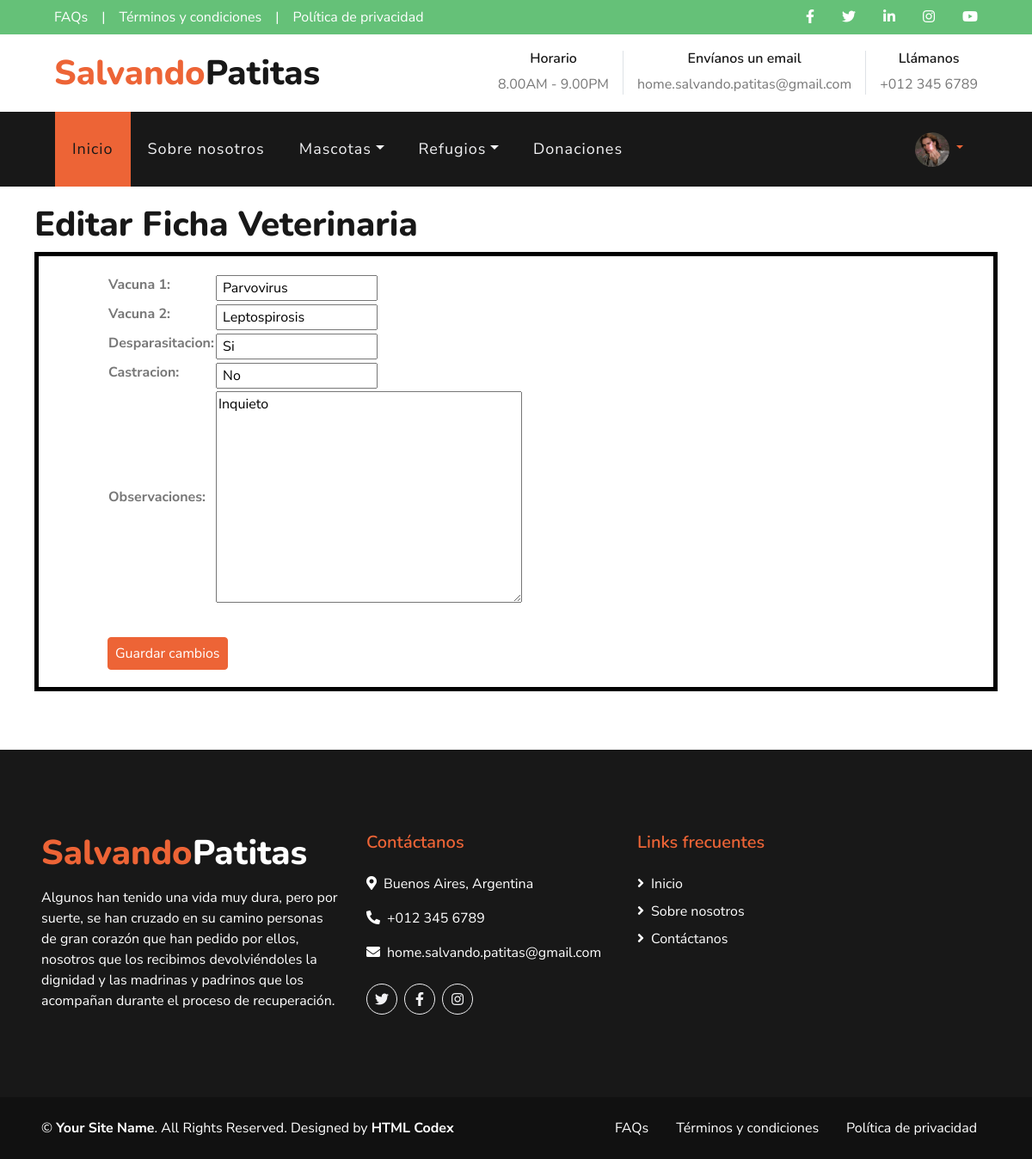
Screenshot of /Veterinaria/editar-vacuna/11/ (signed in) with the database file from the repository.
### Apps/User/models.py (models this page shows, shortened)
class User_profile(models.Model):
    user = models.OneToOneField('auth.User', on_delete=models.CASCADE, related_name='profile')
    first_name= models.CharField(max_length = 50, null=True, blank=True)
    last_name= models.CharField(max_length = 50, null=True, blank=True)
    phone = models.CharField(max_length=30, null=True, blank=True)
    direccion= models.CharField(max_length=100, null=True, blank=True)
    description= models.TextField(max_length = 200, null=True, blank=True)
    image = models.ImageField(upload_to='profile_image/', null=True, blank=True)

### Apps/Veterinaria/models.py (models this page shows, shortened)
class Ficha_medica (models.Model):
    mascota = models.OneToOneField(Mascota, on_delete=models.CASCADE, related_name='veterinaria', null=True)
    registro = models.IntegerField(unique=True)
    vacuna_1 = models.CharField(max_length= 100, null=True, blank=True,)
    vacuna_2 = models.CharField(max_length= 100, null=True, blank=True,)
    desparasitacion = models.CharField(max_length=50, null=True, blank=True,)
    castracion = models.CharField(max_length=50, null=True, blank=True,)
    observaciones = models.TextField(max_length=150,null=True, blank=True,)

### Apps/Veterinaria/views.py (the view)
# urls.py: path("editar-vacuna/<int:pk>/", Editar_Vacuna.as_view() , name="editar-vacuna"),
class Editar_Vacuna(UpdateView):
    model = Ficha_medica
    template_name = 'Veterinaria/editar_vacuna.html'
    fields = ["vacuna_1","vacuna_2","desparasitacion","castracion","observaciones"]
    success_url = '/Mascota/lista-mascota/'

### Templates/Veterinaria/editar_vacuna.html (shortened to what this page needs)
{% extends "padre.html" %}
{% load static %}
{% block contenidoQueCambia%}
<div style="padding: 20px 40px;">
    <h1>Editar Ficha Veterinaria</h1>
    <form  method="POST" enctype="multipart/form-data" style="padding: 20px 80px;border-color: BLACK;border-width: 5px;border-style: solid;">
       <table>
         {{form.as_table}}
        </table> <br>
        <input type="submit" value="Guardar cambios" class="btn  btn-primary mt-3 mt-md-2 px-2">
    </form>
</div>
{% endblock %}

### Templates/padre.html (shortened to what this page needs)
<!DOCTYPE html>
<html lang="en">
<head>
    {% load static %}
    <link href="https://cdnjs.cloudflare.com/ajax/libs/font-awesome/5.10.0/css/all.min.css" rel="stylesheet">
    <link href="lib/flaticon/font/flaticon.css" rel="stylesheet">
    <link href="lib/owlcarousel/assets/owl.carousel.min.css" rel="stylesheet">
    <link href="lib/tempusdominus/css/tempusdominus-bootstrap-4.min.css" rel="stylesheet" />
    <link href="{% static "css/style.css" %}"  rel="stylesheet">
</head>
<body>
    <div class="container-fluid">
        <div class="row bg-secondary py-2 px-lg-5">
            <div class="col-lg-6 text-center text-lg-left mb-2 mb-lg-0">
                <div class="d-inline-flex align-items-center">
                    <a class="text-white pr-3" href="{% url "preguntas-frecuentes" %}">FAQs</a>
                    <span class="text-white">|</span>
                    <a class="text-white px-3" href="{% url "terminos-condiciones" %}">Términos y condiciones</a>
                    <span class="text-white">|</span>
                    <a class="text-white pl-3" href="{% url "politica-privacidad" %}">Política de privacidad</a>
                </div>
            </div>
            <div class="col-lg-6 text-center text-lg-right">
                <div class="d-inline-flex align-items-center">
                    <a class="text-white px-3" href="https://www.facebook.com/" target="_blank">
                        <i class="fab fa-facebook-f"></i>
                    </a>
                    <a class="text-white px-3" href="https://twitter.com/" target="_blank">
                        <i class="fab fa-twitter"></i>
                    </a>
                    <a class="text-white px-3" href="https://www.linkedin.com/" target="_blank">
                        <i class="fab fa-linkedin-in"></i>
                    </a>
                    <a class="text-white px-3" href="https://www.instagram.com/" target="_blank">
                        <i class="fab fa-instagram"></i>
                    </a>
                    <a class="text-white pl-3" href="https://www.youtube.com/" target="_blank">
                        <i class="fab fa-youtube"></i>
                    </a>
                </div>
            </div>
        </div>
        <div class="row py-3 px-lg-5">
            <div class="col-lg-4">
                <a href="{% url "index" %}" class="navbar-brand d-none d-lg-block">
                    <h1 class="m-0 display-5 text-capitalize"><span class="text-primary">Salvando</span>Patitas</h1>
                </a>
            </div>
            <div class="col-lg-8 text-center text-lg-right">
                <div class="d-inline-flex align-items-center">
                    <div class="d-inline-flex flex-column text-center pr-3 border-right">
                        <h6>Horario</h6>
                        <p class="m-0">8.00AM - 9.00PM</p>
                    </div>
                    <div class="d-inline-flex flex-column text-center px-3 border-right">
                        <h6>Envíanos un email</h6>
                        <p class="m-0">home.salvando.patitas@gmail.com</p>
                    </div>
                    <div class="d-inline-flex flex-column text-center pl-3">
                        <h6>Llámanos</h6>
                        <p class="m-0">+012 345 6789</p>
                    </div>
                </div>
            </div>
        </div>
    </div>
    <div class="container-fluid p-0">
        <nav class="navbar navbar-expand-lg bg-dark navbar-dark py-3 py-lg-0 px-lg-5">
            <div class="collapse navbar-collapse justify-content-between px-3" id="navbarCollapse">
                <div class="navbar-nav mr-auto py-0">
                    {% if request.user.is_staff %}
                    <a href="{% url "index" %}" class="nav-item nav-link active">Inicio</a>
                    <a href="{% url "sobre-nosotros" %}" class="nav-item nav-link">Sobre nosotros</a>
                    <div class="nav-item dropdown">
                        <a href="#" class="nav-link dropdown-toggle" data-toggle="dropdown">Mascotas</a>
                    </div>
                    <div class="nav-item dropdown">
                        <a href="#" class="nav-link dropdown-toggle" data-toggle="dropdown">Refugios</a>
                    </div>
                    <a href="{% url "donaciones" %}" class="nav-item nav-link">Donaciones</a>
                    {% endif %}
                </div>
                {% if request.user.is_authenticated %}
                <div class="nav-item dropdown">
                    <a href="#" class="nav-link dropdown-toggle" data-toggle="dropdown">
                        {% if user.profile.image %}
                        <img src="{{user.profile.image.url}}" , style="border-radius: 50% ;" width="40px", height="40px">
                        {% endif%}
                </div>
                {%endif%}
        </nav>
    </div>
{% block contenidoQueCambia %}
        {% endblock%}
    <div class="container-fluid bg-dark text-white mt-5 py-5 px-sm-3 px-md-5">
        <div class="row pt-5">
            <div class="col-lg-4 col-md-12 mb-5">
                <h1 class="mb-3 display-5 text-capitalize text-white"><span class="text-primary">Salvando</span>Patitas</h1>
                <p class="m-0">Algunos han tenido una vida muy dura, pero por suerte, se han cruzado en su camino personas de gran corazón que han pedido por ellos, nosotros que los recibimos devolviéndoles la dignidad y las madrinas y padrinos que los acompañan durante el proceso de recuperación.</p>
            </div>
            <div class="col-lg-8 col-md-15">
                <div class="row">
                    <div class="col-md-5 mb-5">
                        <h5 class="text-primary mb-4">Contáctanos</h5>
                        <p><i class="fa fa-map-marker-alt mr-2"></i>Buenos Aires, Argentina</p>
                        <p><i class="fa fa-phone-alt mr-2"></i>+012 345 6789</p>
                        <p><i class="fa fa-envelope mr-2"></i>home.salvando.patitas@gmail.com</p>
                        <div class="d-flex justify-content-start mt-4">
                            <a class="btn btn-outline-light rounded-circle text-center mr-2 px-0" style="width: 36px; height: 36px;" href="https://twitter.com/" target="_blank"><i class="fab fa-twitter"></i></a>
                            <a class="btn btn-outline-light rounded-circle text-center mr-2 px-0" style="width: 36px; height: 36px;" href="https://www.facebook.com/" target="_blank"><i class="fab fa-facebook-f"></i></a>
                            <a class="btn btn-outline-light rounded-circle text-center mr-2 px-0" style="width: 36px; height: 36px;" href="https://www.instagram.com/" target="_blank"><i class="fab fa-instagram"></i></a>
                        </div>
                    </div>
                    <div class="col-md-3 mb-5">
                        <h5 class="text-primary mb-4">Links frecuentes</h5>
                        <div class="d-flex flex-column justify-content-start">
                            <a class="text-white mb-2" href="{% url "index" %}"><i class="fa fa-angle-right mr-2"></i>Inicio</a>
                            <a class="text-white mb-2" href="{% url "sobre-nosotros" %}" ><i class="fa fa-angle-right mr-2"></i>Sobre nosotros</a>
                            <a class="text-white" href="{% url "news-letter" %}"><i class="fa fa-angle-right mr-2"></i>Contáctanos</a>
                        </div>
                    </div>
                </div>
            </div>
        </div>
    </div>
    <div class="container-fluid text-white py-4 px-sm-3 px-md-5" style="background: #111111;">
        <div class="row">
            <div class="col-md-6 text-center text-md-left mb-3 mb-md-0">
                <p class="m-0 text-white">
                    &copy; <a class="text-white font-weight-bold" href="{% url "sobre-nosotros" %}">Your Site Name</a>. All Rights Reserved. Designed by
                    <a class="text-white font-weight-bold" href="https://htmlcodex.com">HTML Codex</a>
                </p>
            </div>
            <div class="col-md-6 text-center text-md-right">
                <ul class="nav d-inline-flex">
                    <li class="nav-item">
                        <a class="nav-link text-white py-0" href="{% url "preguntas-frecuentes" %}">FAQs</a>
                    </li>
                    <li class="nav-item">
                        <a class="nav-link text-white py-0" href="{% url "terminos-condiciones" %}">Términos y condiciones</a>
                    </li>
                    <li class="nav-item">
                        <a class="nav-link text-white py-0" href="{% url "politica-privacidad" %}">Política de privacidad</a>
                    </li>
                </ul>
            </div>
        </div>
    </div>
</body>
</html>

### rows the page displays
Ficha_medica: vacuna_1 "Parvovirus", vacuna_2 "Leptospirosis", desparasitacion "Si", castracion "No", observaciones "Inquieto"
